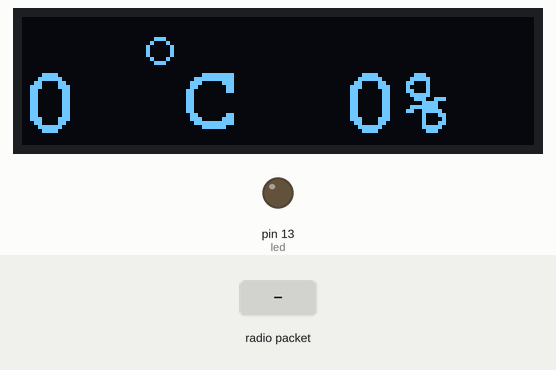
Simulated run of this sketch. Board: Arduino Uno, built with avr-gcc and run on an emulated ATmega328P. Parts: 128×32 one-colour display, output pins drawn as LEDs (lit = HIGH). Inputs (shaded band) come from the test bench. No radio packets arrive unless stated; what the sketch prints to the serial monitor is not drawn.

Above: at 2.7 s.
2.8 s: radio packet "1" arrives
At 4.1 s:
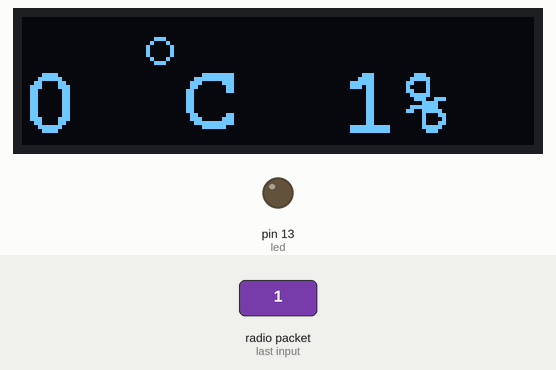
4.4 s: radio packet "2" arrives
At 5.3 s:
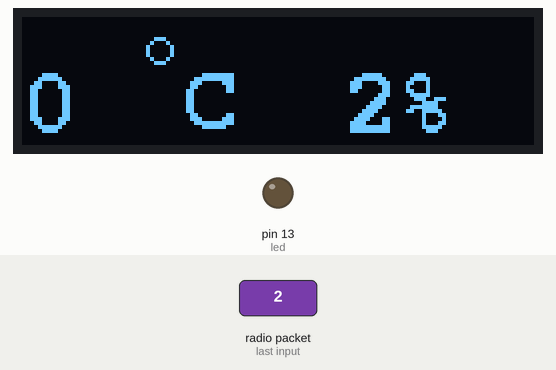
Timing chart, 0 to 7.4 s (numbered marks = the images above; inputs shaded):
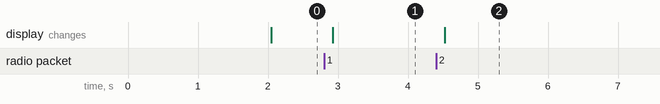

The sketch:

Server.ino
```cpp
/*---------------------
Server Section
-----------------------*/
//LORA libraries and display
#include <SPI.h>
#include <RH_RF95.h>
#include <Wire.h>
#include <Adafruit_GFX.h>
#include <Adafruit_SSD1306.h>
#include <Fonts/FreeMonoBold12pt7b.h>

RH_RF95 rf95;
int led = 13; //display pin
unsigned long int millisBefore;
int turn = 0;
int h, t; //humidity and temperature variables
#define SCREEN_WIDTH 128 // Display width in pixels
#define SCREEN_HEIGHT 32 // Long display in pixels
//Statement for SSD1306 display connected to I2C (pines SDA, SCL)
#define OLED_RESET     -1 // Reset pin o -1 if pin share
Adafruit_SSD1306 display(SCREEN_WIDTH, SCREEN_HEIGHT, &Wire, OLED_RESET);

void setup()
{
  pinMode(led, OUTPUT);
  Serial.begin(9600);
  while (!Serial) ; //Wait for the port to be available
  if (!rf95.init())
    Serial.println("Inicio fallido");
  rf95.setFrequency(433.0);
  // SSD1306_SWITCHCAPVCC = generates screen voltage=3.3v internally
  if (!display.begin(SSD1306_SWITCHCAPVCC, 0x3C)) {
    //Address 0x3D of 128x64
    Serial.println(F("SSD1306 Asignación fallida"));
    for (;;); //Does not process, infinite loop
  }
  //Clear the buffer
  display.clearDisplay();
  printText();
  delay(1500);
}
void loop()
{
  //Wait for answer
  uint8_t buf[RH_RF95_MAX_MESSAGE_LEN];
  uint8_t len = sizeof(buf);
  if (rf95.waitAvailableTimeout(500)) //wait 500 ms
  {
    if (rf95.recv(buf, &len))//Receive data in buffer
    {
      Serial.print("Recibe del server: ");
      Serial.println((char*)buf);
      String dataTotal = (char*)buf;
      Serial.println(dataTotal);
      explode(dataTotal);
    }
    else
    {
      Serial.println("Fallo en recepción");
    }
  }
  //Print and clear the display
  printText();
  display.display();
  delay(300);
  display.clearDisplay();
}

void explode(String req) {
  char str[20];
  req.toCharArray(str, 20);
  char * pch;
  pch = strtok (str, "-");
  while (pch != NULL)
  {
    String sementara = pch;
    turn++;
    if (turn == 1) {
      Serial.print("Humedad : ");
      Serial.println(pch);
      h = sementara.toFloat();
    }
    if (turn == 2) {
      Serial.print("Temperatura : ");
      Serial.println(pch);
      t = sementara.toFloat();
    }
    pch = strtok (NULL, "-");
    delay(100);
  }
  turn = 0;
}
void printText() {
  //Print on display
  display.setFont(&FreeMonoBold12pt7b);
  display.setTextColor(WHITE);     //Draw white text
  display.setCursor(0, 28);     //Starts in the upper left corner
  display.print(t);
  display.drawCircle(34, 8, 3, WHITE);
  display.setCursor(40, 27);
  display.print("C");
  display.setCursor(80, 28);
  display.print(h);
  display.print("%");
}
```

Measured:
- after the input at 2.8 s, the display: changes after 0.13 s (image 1)
- after the input at 4.4 s, the display: changes after 0.12 s (image 2)
